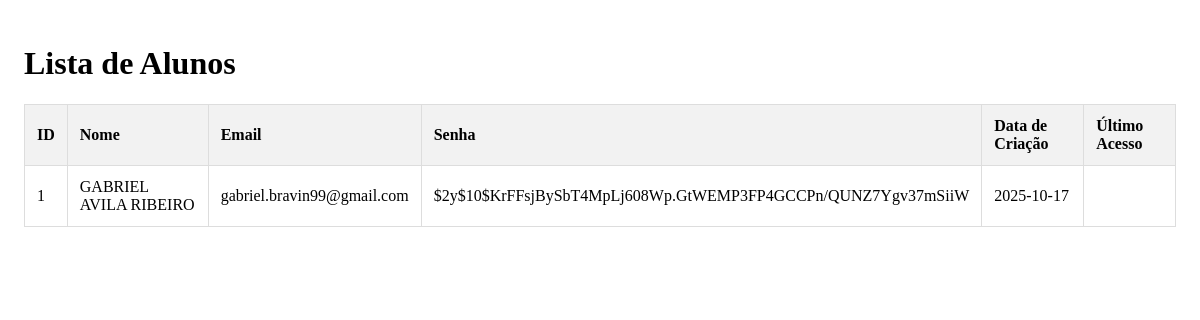
/paginaListarAlunos.php, run on an earlier commit of the app's database.
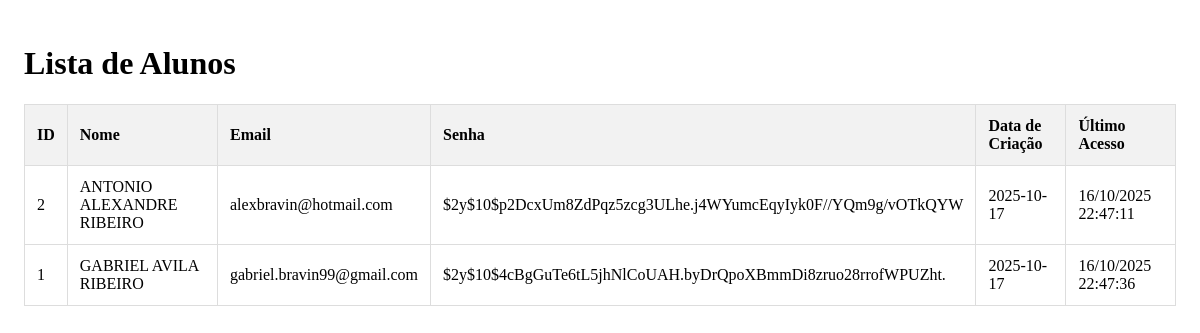
And on a later commit of the database.
### tables this page shows
CREATE TABLE usuarios (
    id INTEGER PRIMARY KEY AUTOINCREMENT,
    nome TEXT ,
    email TEXT ,
    senha TEXT ,
    data_criacao TIMESTAMP DEFAULT CURRENT_TIMESTAMP,
    data_ultimo_acesso TIMESTAMP
);

### paginaListarAlunos.php (the view, shortened to what this page needs)
<?php
try {
    $db_file = __DIR__ . '/banco.sqlite';
    $pdo = new PDO("sqlite:$db_file");
    $sql = 'SELECT nome, id, email, senha, data_criacao, data_ultimo_acesso FROM usuarios ORDER BY nome';
    $stmt = $pdo->prepare($sql);
    $stmt->execute();
    $alunos = $stmt->fetchAll(PDO::FETCH_ASSOC);
} catch (PDOException $e) {
    die("Erro ao carregar os dados dos alunos: " . $e->getMessage());
}
?>
<!DOCTYPE html>
<html lang="pt-BR">
<head>
</head>
<body>
    <h1>Lista de Alunos</h1>
    <table class="tabela-alunos">
        <thead>
            <tr>
                <th>ID</th>
                <th>Nome</th>
                <th>Email</th>
                <th>Senha</th>
                <th>Data de Criação</th>
                <th>Último Acesso</th>
            </tr>
        </thead>
        <tbody>
            <?php if (count($alunos) > 0): ?>
                <?php foreach ($alunos as $aluno): ?>
                    <tr>
                        <td><?php echo htmlspecialchars($aluno['id']); ?></td>
                        <td><?php echo htmlspecialchars($aluno['nome']); ?></td>
                        <td><?php echo htmlspecialchars($aluno['email']); ?></td>
                        <td><?php echo htmlspecialchars($aluno['senha']); ?></td>
                        <td><?php echo htmlspecialchars($aluno['data_criacao'] ?? ''); ?></td>
                        <td><?php echo htmlspecialchars($aluno['data_ultimo_acesso'] ?? ''); ?></td>
                    </tr>
                <?php endforeach; ?>
            <?php else: ?>
                <tr>
                    <td colspan="6">Nenhum aluno encontrado no banco de dados.</td>
                </tr>
            <?php endif; ?>
        </tbody>
    </table>
</body>
</html>

What changed in the data, as far as the page shows it:
added usuarios: id "2", nome "ANTONIO ALEXANDRE RIBEIRO", email "alexbravin@hotmail.com", senha "$2y$10$p2DcxUm8ZdPqz5zcg3ULhe.j4WYumcEqyIyk0F//YQm9g/vOTkQYW", data_criacao "2025-10-17", data_ultimo_acesso "16/10/2025 22:47:11"
changed usuarios "GABRIEL AVILA RIBEIRO": senha "$2y$10$KrFFsjBySbT4MpLj608Wp.GtWEMP3FP4GCCPn/QUNZ7Ygv37mSiiW" → "$2y$10$4cBgGuTe6tL5jhNlCoUAH.byDrQpoXBmmDi8zruo28rrofWPUZht."; data_ultimo_acesso (not shown) → "16/10/2025 22:47:36"
